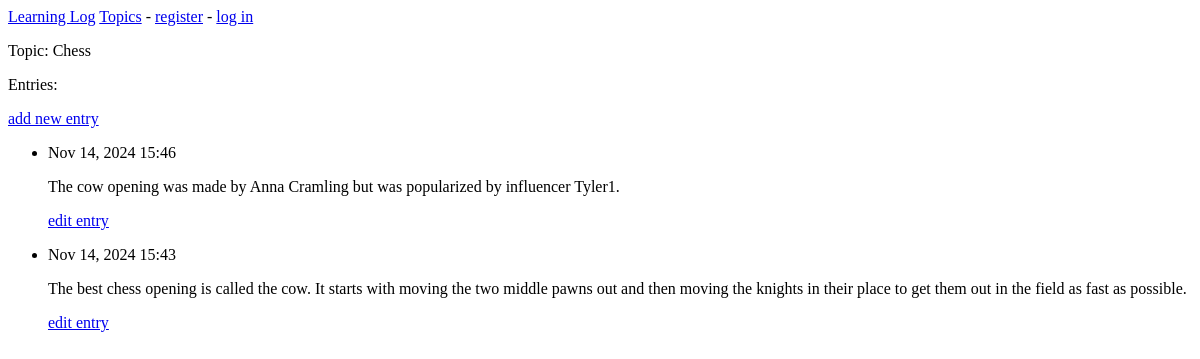
The app's page /topics/1/, older data.
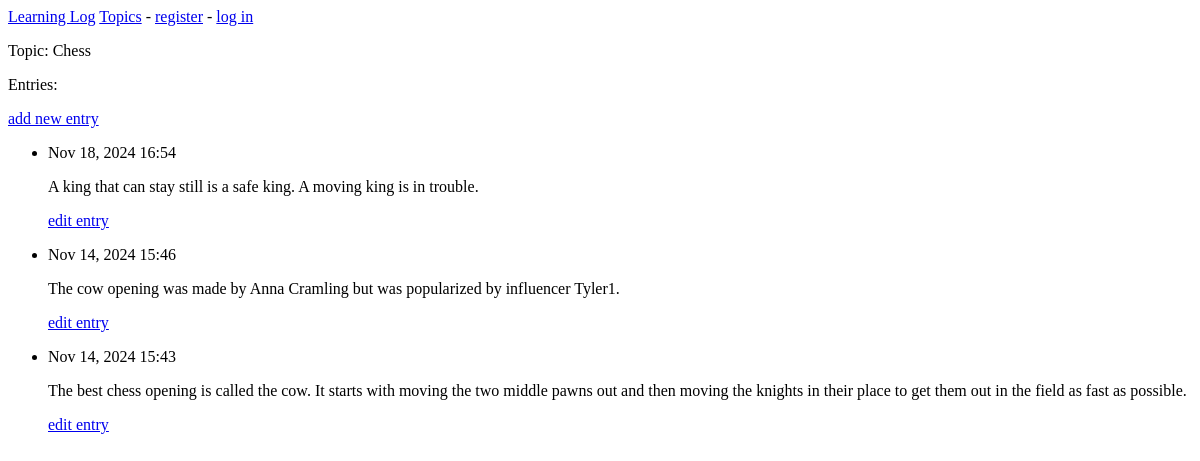
The same page, newer data.
### learning_logs/models.py (models this page shows, shortened)
class Topic(models.Model):
    text = models.CharField(max_length=200)
    date_added = models.DateTimeField(auto_now_add=True)
    def __str__(self):
        return self.text

class Entry(models.Model):
    topic = models.ForeignKey(Topic, on_delete=models.CASCADE)
    text = models.TextField()
    date_added = models.DateTimeField(auto_now_add=True)
    class Meta:
        verbose_name_plural = 'entries'

### learning_logs/views.py (the view)
# urls.py: path('topics/<int:topic_id>/', views.topic, name='topic'),
def topic (request, topic_id):
    topic = Topic.objects.get(id=topic_id)
    entries = topic.entry_set.order_by('-date_added')
    context = {'topic': topic, "entries": entries}
    return render(request, 'learning_logs/topic.html', context)

### learning_logs/templates/learning_logs/topic.html
{% extends "Learning_logs/base.html" %}
{% block content %}
<p> Topic: {{ topic }}</p>
<p>Entries:</p>
<p>
    <a href="{% url 'learning_logs:new_entry' topic.id %}">add new entry</a>
</p>
<ul>
{% for entry in entries %}
    <li>
        <p>{{ entry.date_added|date:'M d, Y H:i' }}</p>
        <p>{{ entry.text|linebreaks }}</p>
        <p>
            <a href="{% url 'learning_logs:edit_entry' entry.id %}">edit entry</a>
        </p>
    </li>
{% empty %}
    <li>
        There are no entries for this topic yet.
    </li>
{% endfor %}
</ul>
{% endblock content %}

### learning_logs/templates/learning_logs/base.html
<p>
    <a href="{% url 'learning_logs:index' %}">Learning Log</a>
    <a href="{% url 'learning_logs:topics' %}">Topics</a> -
    {% if user.is_authenticated %}
        Hello, {{ user.username }}.
        <a href="{% url 'users:logout' %}">logout</a>
    {% else %}
        <a href="{% url 'users:register' %}">register</a> -
        <a href="{% url 'users:login' %}">log in</a>
    {% endif %}
</p>
{% block content %}{% endblock content %}

Row changes from the older to the newer data that the page shows:
added Entry: date_added "Nov 18, 2024 16:54", text "A king that can stay still is a safe king. A moving king is in trouble."
